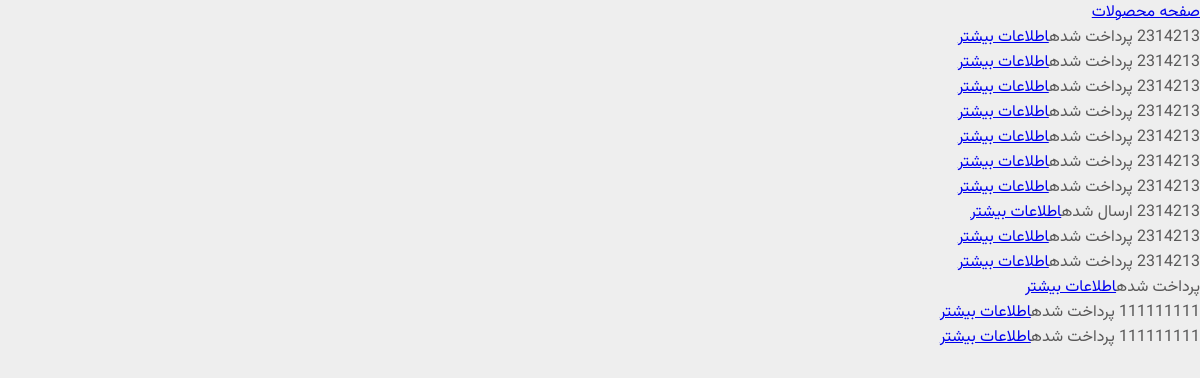
The app's page /admin/dashboard (signed in), older data.
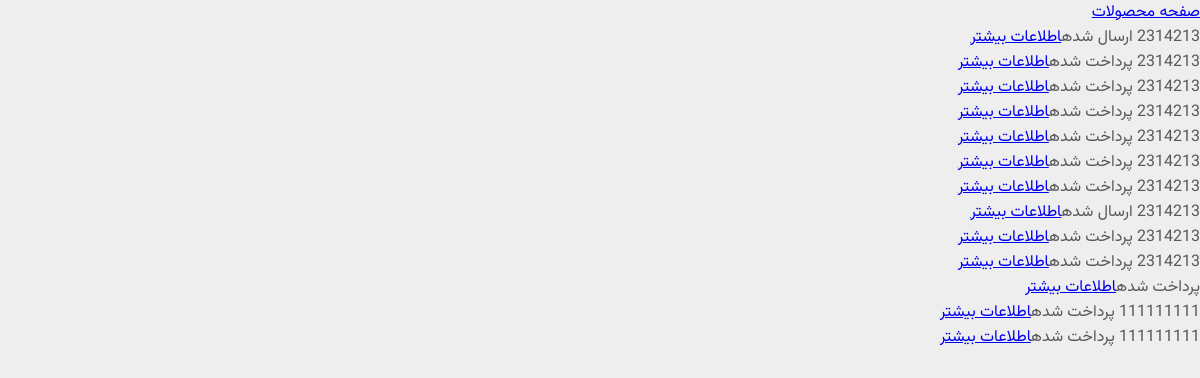
The same page, newer data.
### models/cart.py (models this page shows, shortened)
class Cart(db.Model):
    __tablename__ = "carts"
    id = Column(Integer, primary_key=True)
    status = Column(String, default="pending")
    user_id = Column(Integer, ForeignKey('users.id'), nullable=False)
    user = db.relationship('User', backref=backref('carts', lazy="dynamic"))
    def get_status_persian(self):
        if self.status == 'pending':
            return "در انتظار پرداخت(سبد خرید)"
        if self.status == 'paid':
            return "پرداخت شده"
        if self.status == 'sent':
            return "ارسال شده"
        if self.status == 'rejected':
            return "رد شده"

### models/user.py (models this page shows)
class User(db.Model, UserMixin):
    __tablename__ = "users"
    id = Column(Integer, primary_key=True)
    username = Column(String, unique=True, nullable=False, index=True)
    password = Column(String, nullable=False, index=True)
    phone = Column(String(11), nullable=False, index=True)
    address = Column(String(40), nullable=False, index=True)
    date_create = Column(String(15), default=get_current_time)

### blueprint/admin.py (the view)
@app.route('/admin/dashboard', methods=["GET"])
def dashboard():
    carts = Cart.query.filter(Cart.status != "pending").all()
    return render_template("admin/dashboard.html", carts=carts)

### app.py (called while the page is built)
@login_manager.user_loader
def load_user(user_id):
    return User.query.filter(user_id == User.id).first()

### blueprint/admin.py (called while the page is built)
@app.before_request
def before_request():
    if (session.get('admin_login', None) is None) and (request.endpoint != "admin.login"):
        abort(403)

### templates/admin/dashboard.html (shortened to what this page needs)
{% extends "base.html" %}
{% block body %}
        <a href="/admin/dashboard/products">صفحه محصولات</a>
        <div>
            {% for cart in carts %}
               {{cart.user.phone}} {{cart.get_status_persian()}}<a href="{{url_for('admin.order',id=cart.id)}}">اطلاعات بیشتر</a><br>
            {% endfor %}
       </div>
{% endblock %}

Row changes from the older to the newer data that the page shows:
changed Cart (number 1 of 13 on the later page): get_status_persian "پرداخت شده" → "ارسال شده"
